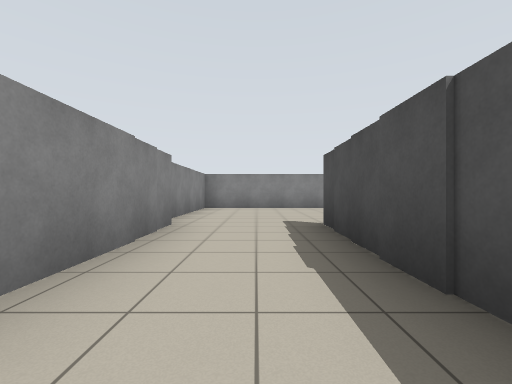
[1] (above)

16 first-person views from a walk through a world built for the Player/Stage simulator. The camera is 0.94 m above the floor, looks level and sees 90° across. The lines on the ground mark 1 m squares. The floor is counted in squares, 2 m on a side. Each view is taken from the middle of a square. On the plan, view 1 faces up. The plan holds only what a view shows up to about 9 squares ahead; the rest is blank. The place goes on beyond the plan. Robots are left out.

[2]
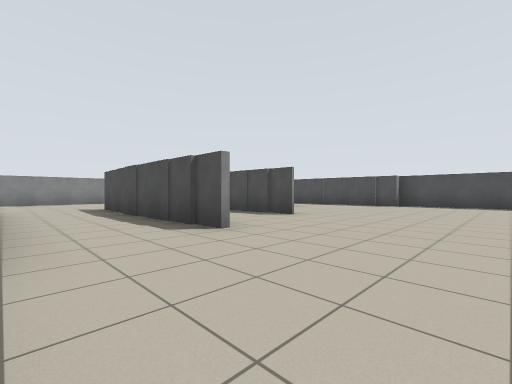

[3]
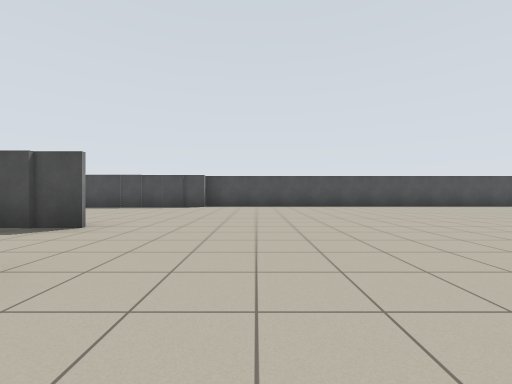

[4]
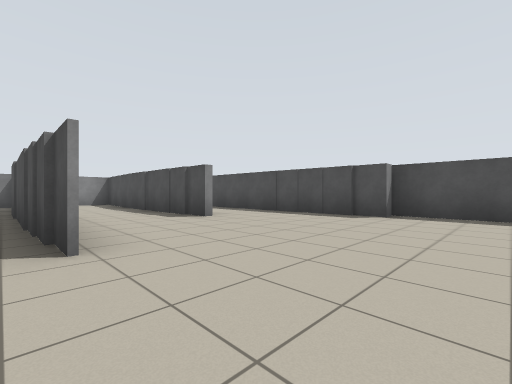

[5]
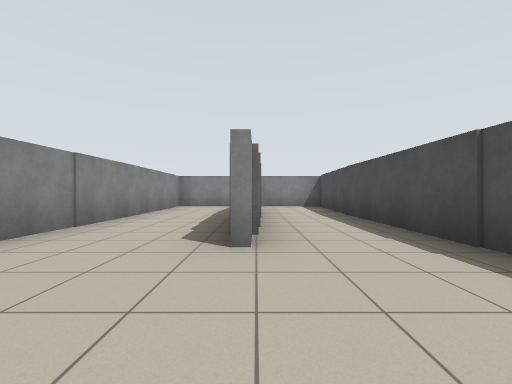

[6]
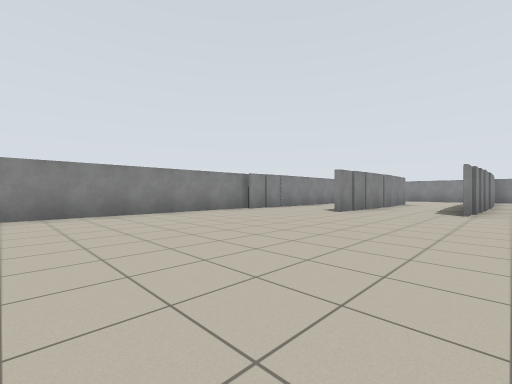

[7]
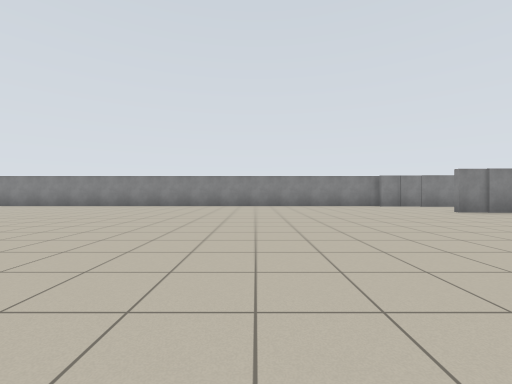

[8]
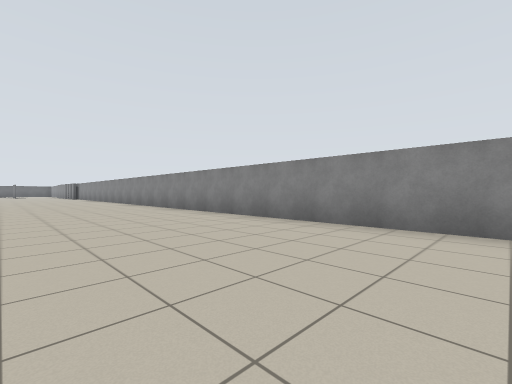

[9]
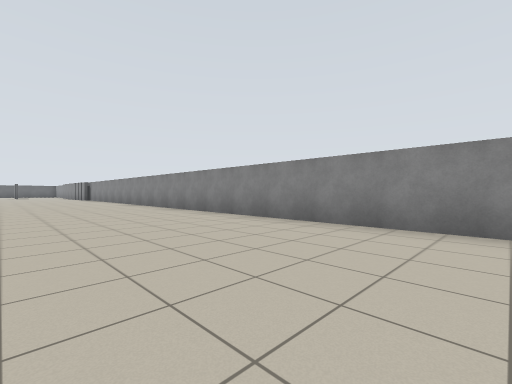

[10]
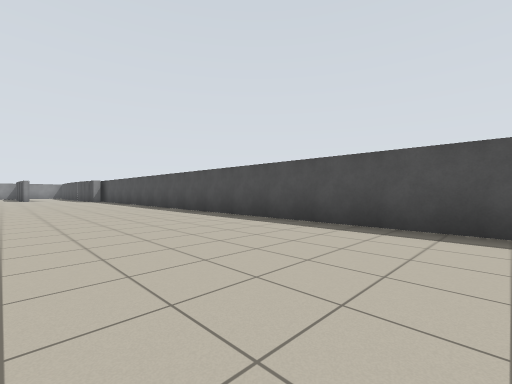

[11]
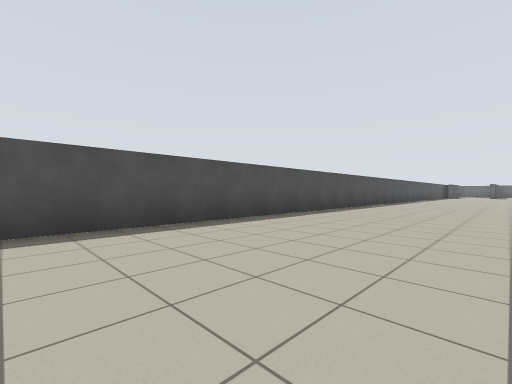

[12]
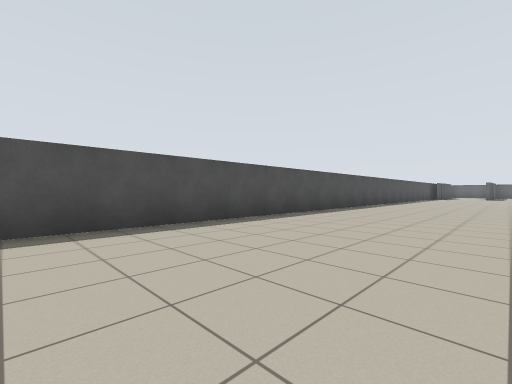

[13]
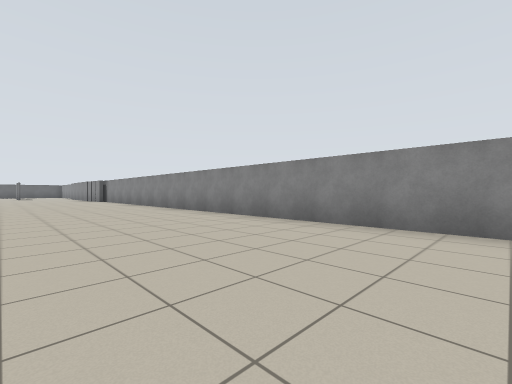

[14]
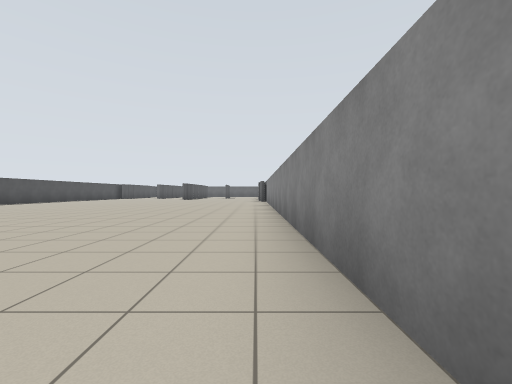

[15]
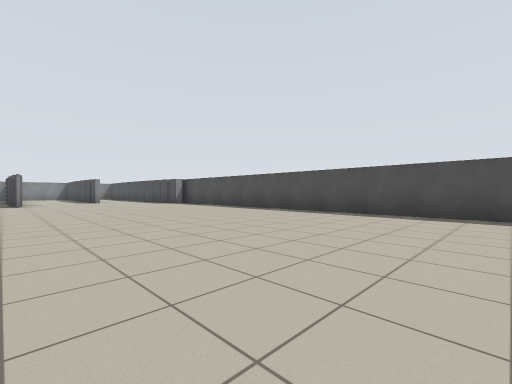

[16]
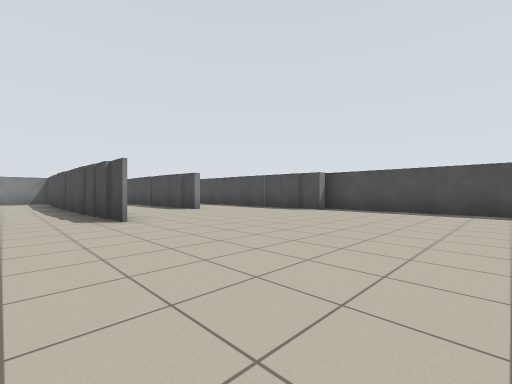

### Floor plan
Points are (right, up) in squares from view 1. A wall is a line through its corners. A room is listed if a view was taken in it or the views show most of it. See-through windows are left out.
Room 1 (view 1)
walls: (1.2, 2.9) (1.2, -0.4); (-1.2, 3.8) (-1.2, -2); (3.3, 3.1) (3.3, 3.6); (3.3, 5.9) (3.3, 6.5); (0.9, -1.4) (0.9, 3.8); (3.3, -0.8) (3.3, 3); (3.2, 7.5) (-1.5, 7.5) (-1.5, 4.5)
ways out: opening at (0.3, -1) to room 2
Room 2 (views 2, 3, 4, 5, 6, 7, 8, 9, 10, 11, 12, 13, 14, 15, 16)
walls: (8.1, -1.4) (8.1, -0.6); (-1.5, -1.8) (-1.5, -23.5); (7.9, -0.8) (7.9, 6.2); (1.2, -0.4) (1.2, -1.4); (3.6, 0.5) (3.1, 0.5); (5.7, 1.1) (5.7, 6.9); (6.1, 1.8) (5.6, 1.8); (8.5, -23.5) (8.5, -1.2); (8.1, 6.4) (8.1, 7.5) (6.1, 7.5); (3.6, 6.9) (3.6, -0.2); (5.2, 7.5) (3.4, 7.5)
ways out: opening at (0.3, -1) to room 1

Positions as (right, up) in squares from view 1, and headings:
1: (0, 0), facing up
2: (-1, -4), facing up-right
3: (0, -3), facing right
4: (3, -3), facing up-right
5: (6, -1), facing up
6: (4, -7), facing up-left
7: (7, -6), facing left
8: (2, -11), facing down-left
9: (2, -14), facing down-left
10: (5, -15), facing up-right
11: (5, -13), facing down-right
12: (5, -17), facing down-right
13: (2, -17), facing down-left
14: (-1, -18), facing down
15: (3, -11), facing up-right
16: (2, -5), facing up-right
